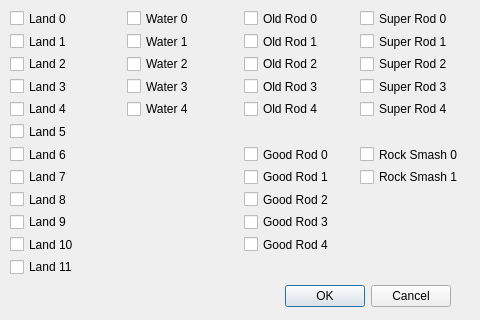
<?xml version="1.0" encoding="UTF-8"?>
<ui version="4.0">
 <class>EncSlotDialog</class>
 <widget class="QDialog" name="EncSlotDialog">
  <property name="geometry">
   <rect>
    <x>0</x>
    <y>0</y>
    <width>480</width>
    <height>320</height>
   </rect>
  </property>
  <property name="sizePolicy">
   <sizepolicy hsizetype="Fixed" vsizetype="Fixed">
    <horstretch>0</horstretch>
    <verstretch>0</verstretch>
   </sizepolicy>
  </property>
  <property name="minimumSize">
   <size>
    <width>480</width>
    <height>320</height>
   </size>
  </property>
  <property name="maximumSize">
   <size>
    <width>480</width>
    <height>320</height>
   </size>
  </property>
  <property name="windowTitle">
   <string>Encounter Frames</string>
  </property>
  <property name="modal">
   <bool>true</bool>
  </property>
  <widget class="QDialogButtonBox" name="buttonBox">
   <property name="geometry">
    <rect>
     <x>110</x>
     <y>280</y>
     <width>341</width>
     <height>32</height>
    </rect>
   </property>
   <property name="orientation">
    <enum>Qt::Horizontal</enum>
   </property>
   <property name="standardButtons">
    <set>QDialogButtonBox::Cancel|QDialogButtonBox::Ok</set>
   </property>
  </widget>
  <widget class="QWidget" name="gridLayoutWidget">
   <property name="geometry">
    <rect>
     <x>10</x>
     <y>10</y>
     <width>461</width>
     <height>265</height>
    </rect>
   </property>
   <layout class="QGridLayout" name="gridLayout">
    <item row="7" column="0">
     <widget class="QCheckBox" name="land7">
      <property name="text">
       <string>Land 7</string>
      </property>
     </widget>
    </item>
    <item row="6" column="0">
     <widget class="QCheckBox" name="land6">
      <property name="text">
       <string>Land 6</string>
      </property>
     </widget>
    </item>
    <item row="5" column="0">
     <widget class="QCheckBox" name="land5">
      <property name="text">
       <string>Land 5</string>
      </property>
     </widget>
    </item>
    <item row="4" column="0">
     <widget class="QCheckBox" name="land4">
      <property name="text">
       <string>Land 4</string>
      </property>
     </widget>
    </item>
    <item row="2" column="0">
     <widget class="QCheckBox" name="land2">
      <property name="text">
       <string>Land 2</string>
      </property>
     </widget>
    </item>
    <item row="1" column="0">
     <widget class="QCheckBox" name="land1">
      <property name="text">
       <string>Land 1</string>
      </property>
     </widget>
    </item>
    <item row="0" column="0">
     <widget class="QCheckBox" name="land0">
      <property name="text">
       <string>Land 0</string>
      </property>
     </widget>
    </item>
    <item row="3" column="0">
     <widget class="QCheckBox" name="land3">
      <property name="text">
       <string>Land 3</string>
      </property>
     </widget>
    </item>
    <item row="8" column="0">
     <widget class="QCheckBox" name="land8">
      <property name="text">
       <string>Land 8</string>
      </property>
     </widget>
    </item>
    <item row="9" column="0">
     <widget class="QCheckBox" name="land9">
      <property name="text">
       <string>Land 9</string>
      </property>
     </widget>
    </item>
    <item row="10" column="0">
     <widget class="QCheckBox" name="land10">
      <property name="text">
       <string>Land 10</string>
      </property>
     </widget>
    </item>
    <item row="11" column="0">
     <widget class="QCheckBox" name="land11">
      <property name="text">
       <string>Land 11</string>
      </property>
     </widget>
    </item>
    <item row="0" column="1">
     <widget class="QCheckBox" name="water0">
      <property name="text">
       <string>Water 0</string>
      </property>
     </widget>
    </item>
    <item row="1" column="1">
     <widget class="QCheckBox" name="water1">
      <property name="text">
       <string>Water 1</string>
      </property>
     </widget>
    </item>
    <item row="2" column="1">
     <widget class="QCheckBox" name="water2">
      <property name="text">
       <string>Water 2</string>
      </property>
     </widget>
    </item>
    <item row="3" column="1">
     <widget class="QCheckBox" name="water3">
      <property name="text">
       <string>Water 3</string>
      </property>
     </widget>
    </item>
    <item row="4" column="1">
     <widget class="QCheckBox" name="water4">
      <property name="text">
       <string>Water 4</string>
      </property>
     </widget>
    </item>
    <item row="4" column="2">
     <widget class="QCheckBox" name="oldRod4">
      <property name="text">
       <string>Old Rod 4</string>
      </property>
     </widget>
    </item>
    <item row="3" column="2">
     <widget class="QCheckBox" name="oldRod3">
      <property name="text">
       <string>Old Rod 3</string>
      </property>
     </widget>
    </item>
    <item row="2" column="2">
     <widget class="QCheckBox" name="oldRod2">
      <property name="text">
       <string>Old Rod 2</string>
      </property>
     </widget>
    </item>
    <item row="1" column="2">
     <widget class="QCheckBox" name="oldRod1">
      <property name="text">
       <string>Old Rod 1</string>
      </property>
     </widget>
    </item>
    <item row="0" column="2">
     <widget class="QCheckBox" name="oldRod0">
      <property name="text">
       <string>Old Rod 0</string>
      </property>
     </widget>
    </item>
    <item row="0" column="3">
     <widget class="QCheckBox" name="superRod0">
      <property name="text">
       <string>Super Rod 0</string>
      </property>
     </widget>
    </item>
    <item row="1" column="3">
     <widget class="QCheckBox" name="superRod1">
      <property name="text">
       <string>Super Rod 1</string>
      </property>
     </widget>
    </item>
    <item row="2" column="3">
     <widget class="QCheckBox" name="superRod2">
      <property name="text">
       <string>Super Rod 2</string>
      </property>
     </widget>
    </item>
    <item row="3" column="3">
     <widget class="QCheckBox" name="superRod3">
      <property name="text">
       <string>Super Rod 3</string>
      </property>
     </widget>
    </item>
    <item row="4" column="3">
     <widget class="QCheckBox" name="superRod4">
      <property name="text">
       <string>Super Rod 4</string>
      </property>
     </widget>
    </item>
    <item row="6" column="2">
     <widget class="QCheckBox" name="goodRod0">
      <property name="text">
       <string>Good Rod 0</string>
      </property>
     </widget>
    </item>
    <item row="7" column="2">
     <widget class="QCheckBox" name="goodRod1">
      <property name="text">
       <string>Good Rod 1</string>
      </property>
     </widget>
    </item>
    <item row="8" column="2">
     <widget class="QCheckBox" name="goodRod2">
      <property name="text">
       <string>Good Rod 2</string>
      </property>
     </widget>
    </item>
    <item row="9" column="2">
     <widget class="QCheckBox" name="goodRod3">
      <property name="text">
       <string>Good Rod 3</string>
      </property>
     </widget>
    </item>
    <item row="10" column="2">
     <widget class="QCheckBox" name="goodRod4">
      <property name="text">
       <string>Good Rod 4</string>
      </property>
     </widget>
    </item>
    <item row="6" column="3">
     <widget class="QCheckBox" name="rockSmash0">
      <property name="text">
       <string>Rock Smash 0</string>
      </property>
     </widget>
    </item>
    <item row="7" column="3">
     <widget class="QCheckBox" name="rockSmash1">
      <property name="text">
       <string>Rock Smash 1</string>
      </property>
     </widget>
    </item>
   </layout>
  </widget>
 </widget>
 <tabstops>
  <tabstop>land0</tabstop>
  <tabstop>land1</tabstop>
  <tabstop>land2</tabstop>
  <tabstop>land3</tabstop>
  <tabstop>land4</tabstop>
  <tabstop>land5</tabstop>
  <tabstop>land6</tabstop>
  <tabstop>land7</tabstop>
  <tabstop>land8</tabstop>
  <tabstop>land9</tabstop>
  <tabstop>land10</tabstop>
  <tabstop>land11</tabstop>
  <tabstop>water0</tabstop>
  <tabstop>water1</tabstop>
  <tabstop>water2</tabstop>
  <tabstop>water3</tabstop>
  <tabstop>water4</tabstop>
  <tabstop>oldRod0</tabstop>
  <tabstop>oldRod1</tabstop>
  <tabstop>oldRod2</tabstop>
  <tabstop>oldRod3</tabstop>
  <tabstop>oldRod4</tabstop>
  <tabstop>superRod0</tabstop>
  <tabstop>superRod1</tabstop>
  <tabstop>superRod2</tabstop>
  <tabstop>superRod3</tabstop>
  <tabstop>superRod4</tabstop>
  <tabstop>buttonBox</tabstop>
 </tabstops>
 <resources/>
 <connections>
  <connection>
   <sender>buttonBox</sender>
   <signal>accepted()</signal>
   <receiver>EncSlotDialog</receiver>
   <slot>accept()</slot>
   <hints>
    <hint type="sourcelabel">
     <x>248</x>
     <y>254</y>
    </hint>
    <hint type="destinationlabel">
     <x>157</x>
     <y>274</y>
    </hint>
   </hints>
  </connection>
  <connection>
   <sender>buttonBox</sender>
   <signal>rejected()</signal>
   <receiver>EncSlotDialog</receiver>
   <slot>reject()</slot>
   <hints>
    <hint type="sourcelabel">
     <x>316</x>
     <y>260</y>
    </hint>
    <hint type="destinationlabel">
     <x>286</x>
     <y>274</y>
    </hint>
   </hints>
  </connection>
 </connections>
</ui>
